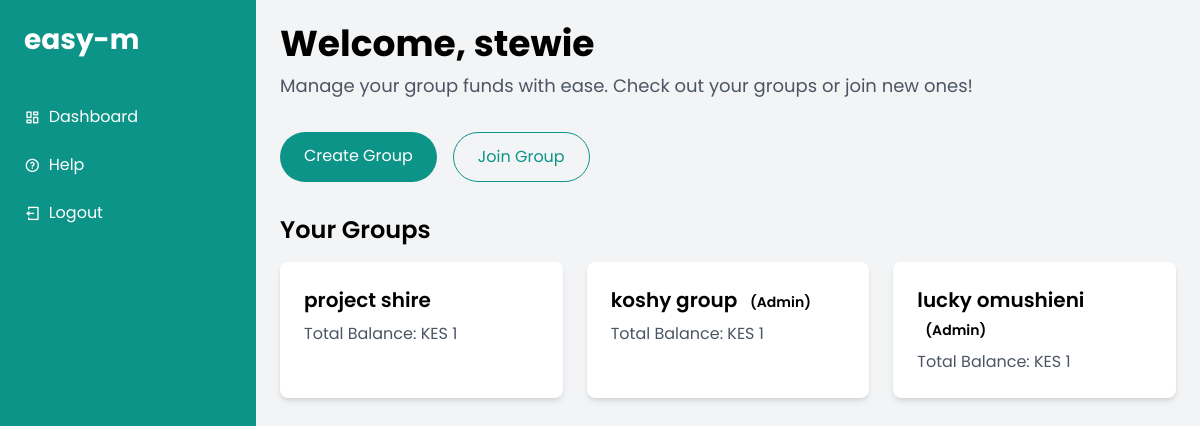
The app's page / (signed in) with its own data.
### contributions/models.py (models this page shows, shortened)
class Group(models.Model):
    name = models.CharField(max_length=100)
    members = models.ManyToManyField(User)
    weekly_contribution = models.DecimalField(max_digits=10, decimal_places=2)
    interest_rate = models.DecimalField(max_digits=5, decimal_places=2, default=25)
    admin = models.ForeignKey(User, on_delete=models.CASCADE, related_name='admin_groups')
    join_code = models.CharField(max_length=8, blank=True, null=True)
    created_at = models.DateTimeField(auto_now_add=True)
    cycle_length = models.PositiveIntegerField(default=7)  # Length of payout cycle in days

class Contribution(models.Model):
    member = models.ForeignKey(User, on_delete=models.CASCADE)
    group = models.ForeignKey(Group, on_delete=models.CASCADE)
    amount = models.DecimalField(max_digits=10, decimal_places=2)
    contribution_date = models.DateField(default=date.today)

### contributions/views.py (the view)
# urls.py: path('', views.dashboard, name='dashboard'),
@login_required
def dashboard(request):
    groups = Group.objects.filter(members=request.user)
    return render(request, 'contributions/dashboard.html', {
        'groups': groups,
    })

### contributions/templates/contributions/dashboard.html (shortened to what this page needs)
{% extends 'contributions/base.html' %}
{% block content %}
<div class="container mx-auto">
    <div class="mb-8">
        <h1 class="text-4xl font-bold text-charcoal">Welcome, {{ user.username }}</h1>
        <p class="text-lg text-gray-600 mt-2">Manage your group funds with ease. Check out your groups or join new ones!</p>
    </div>
    <div class="flex space-x-4 mb-8">
        <a href="{% url 'create_group' %}" class="bg-teal-600 text-white px-6 py-3 rounded-full hover:bg-teal-700 transition">Create Group</a>
        <a href="{% url 'join_group' %}" class="border border-teal-600 text-teal-600 px-6 py-3 rounded-full hover:bg-teal-600 hover:text-white transition">Join Group</a>
    </div>
    <h2 class="text-2xl font-semibold text-charcoal mb-4">Your Groups</h2>
    {% if groups %}
    <div class="grid grid-cols-1 md:grid-cols-2 lg:grid-cols-3 gap-6">
        {% for group in groups %}
        <div class="bg-white p-6 rounded-lg shadow-md hover:shadow-lg transition">
            <h3 class="text-xl font-semibold text-charcoal">
                <a href="{% url 'group_detail' group.id %}" class="hover:text-teal-600">{{ group.name }}</a>
                {% if group.admin == user %}
                <span class="text-sm text-coral ml-2">(Admin)</span>
                {% endif %}
            </h3>
            <p class="text-gray-600 mt-2">Total Balance: KES {{ group.contribution_set.all|length|default:"0" }}</p>
        </div>
        {% endfor %}
    </div>
    {% else %}
    <p class="text-gray-600">You are not part of any groups yet.</p>
    {% endif %}
</div>
{% endblock %}

### contributions/templates/contributions/base.html (shortened to what this page needs)
<!DOCTYPE html>
<html lang="en">
<head>
    {% load static %}
    <script src="https://cdn.tailwindcss.com"></script>
    <link rel="stylesheet" href="https://unpkg.com/boxicons@latest/css/boxicons.min.css">
    <link href="https://cdn.jsdelivr.net/npm/remixicon@4.5.0/fonts/remixicon.css" rel="stylesheet"/>
    <link rel="stylesheet" href="{% static 'css/style.css' %}">
</head>
<body class="bg-gray-100 font-poppins">
    <div class="fixed inset-y-0 left-0 w-64 bg-teal-600 text-white flex flex-col">
        <div class="p-6 text-2xl font-bold">
            <a href="#" class="logo">easy-m</a>
        </div>
        <nav class="flex-1">
            <ul class="space-y-2 p-4">
                {% if user.is_authenticated %}
                <li>
                    <a href="{% url 'dashboard' %}" class="flex items-center p-2 hover:bg-teal-700 rounded">
                        <i class="ri-dashboard-line mr-2"></i> Dashboard
                    </a>
                </li>
                <li>
                    <a href="{% url 'help_page' %}" class="flex items-center p-2 hover:bg-teal-700 rounded">
                        <i class="ri-question-line mr-2"></i> Help
                    </a>
                </li>
                <li>
                    <a href="{% url 'logout' %}" class="flex items-center p-2 hover:bg-teal-700 rounded">
                        <i class="ri-logout-box-line mr-2"></i> Logout
                    </a>
                </li>
                {% else %}
                <li>
                    <a href="{% url 'login' %}" class="flex items-center p-2 hover:bg-teal-700 rounded">
                        <i class="ri-login-box-line mr-2"></i> Login
                    </a>
                </li>
                {% endif %}
            </ul>
        </nav>
    </div>
    <div class="ml-64 p-6 min-h-screen">
        {% block content %}{% endblock %}
    </div>
</body>
</html>

### contributions/static/css/style.css (style rules this page uses)
* { margin: 0; padding: 0; box-sizing: border-box; font-family: 'Poppins', sans-serif; list-style: none; text-decoration: none; }
body { background-color: #F7F7F7; }
.logo { font-size: 1.75rem; font-weight: 700; color: white; }
:root { --teal-600: #4ABDAC; --charcoal: #333333; --coral: #FC4A1A; }

### records on screen
Group: name "project shire", contribution_set.all|length "1"
Group: name "koshy group", shows "(Admin)", contribution_set.all|length "1"
Group: name "lucky omushieni", shows "(Admin)", contribution_set.all|length "1"

### other values on screen
{{ user.username }} "stewie"
